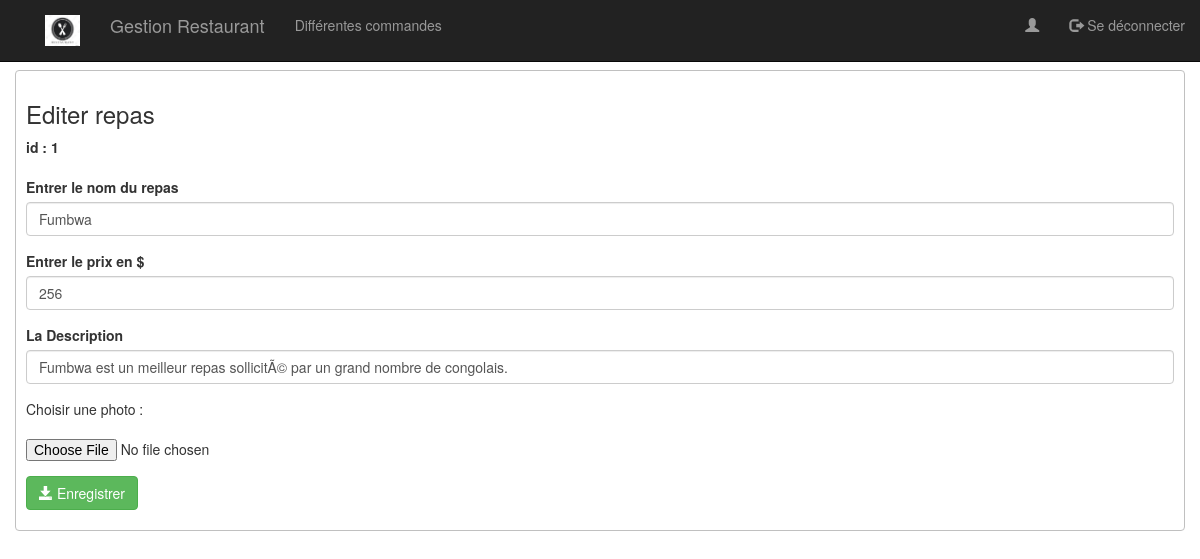
The page /views/editerRepas.php?id=1 on the database its author committed.
### tables this page shows
CREATE TABLE IF NOT EXISTS `repas` (
  `idRepas` int(11) NOT NULL AUTO_INCREMENT,
  `nom` varchar(255) DEFAULT NULL,
  `prix` int(11) NOT NULL,
  `detail` text NOT NULL,
  `photo` varchar(255) NOT NULL,
  PRIMARY KEY (`idRepas`)
);

### views/editerRepas.php (the view, shortened to what this page needs)
<?php
    require_once("../BD/connexion.php");
    $id = isset($_GET['id'])?$_GET['id']:0;
    $requete = "SELECT * FROM repas where idRepas = $id";
    $resultat = $pdo->query($requete);
    $repas = $resultat->fetch();
    $nom = $repas['nom'];
    $prix = $repas['prix'];
    $detail =$repas['detail'];
?>
<!DOCTYPE html>
<html>
    <head>
        <link rel="stylesheet" href="../css/bootstrap.css">
        <link rel="stylesheet" type="text/css" href="../css/font-awesome.css">
    </head>
    <body>
    <?php include "menu.php"?>
    <div class="container">
            <h3>Editer repas </h3>
            <form action="../back/updateRepas.php" method="post" enctype="multipart/form-data">
                <div class="form-group">
                    <label for="idI">id : <?php echo $id ?></label>
                </div>
                <div class="form-group">
                    <label>Entrer le nom du repas</label>
                    <input type="text" placeholder="Nom du repas" name="nomUp" class="form-control" value="<?php echo $nom ?>" >
                </div>
                <div class="form-group">
                    <label>Entrer le prix en $ </label>
                    <input type="number" placeholder="Prix du repas" name="prixUp" class="form-control" value="<?php echo $prix ?>" >
                </div>
                <div class="form-group">
                    <label>La Description </label>
                    <input type="text" placeholder="Description" name="detailUp" class="form-control" value="<?php echo $detail ?>" >
                </div>
                <div class="form-group">Choisir une photo : <br><br>
                        <input type="file" name="photo" value="photo">
                </div>
                <button type="submit" class="btn btn-success">
                    <span class="glyphicon glyphicon-save"> </span> Enregistrer
                </button>
            </form>
        </div>
    </body>
</html>

### views/editerRepas.php (style rules this page uses)
.container { margin-top: 70px; border: 1px solid silver; height: auto; border-radius: 4px; padding:10px; }
input[type="file"] { width: auto; }
button { margin-bottom: 10px !important; }

### rows shown on the page
repas: nomUp "Fumbwa", prixUp "256", detailUp "Fumbwa est un meilleur repas sollicitÃ© par un grand nombre de congolais."

### other values the page prints
$id "1"
